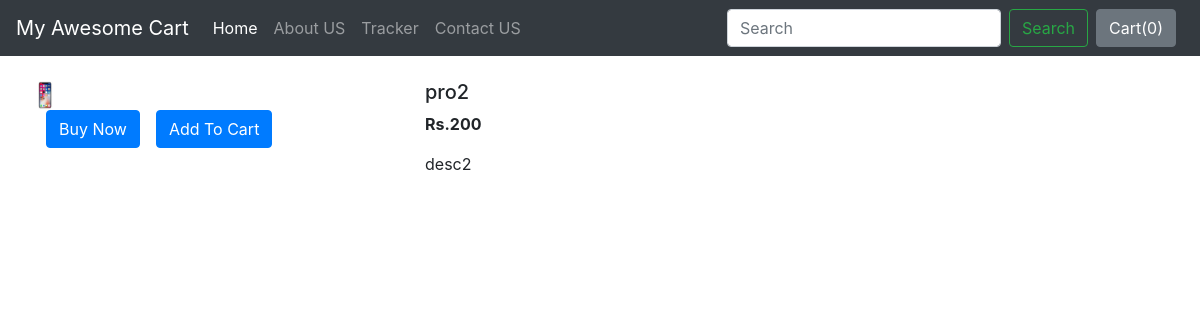
Screenshot of /shop/products/2 with the database file from the repository.
### shop/models.py (models this page shows)
class Product(models.Model):
    product_id=models.AutoField
    product_name=models.CharField(max_length=50)
    category=models.CharField(max_length=50,default="")
    sub_category=models.CharField(max_length=50,default="")
    price=models.IntegerField(default=0)
    desc=models.CharField(max_length=300)
    pub_date=models.DateField()
    image=models.ImageField(upload_to="shop/images",default="")
    def __str__(self):
        return  self.product_name

### shop/views.py (the view)
# urls.py: path("products/<int:myid>", views.productView, name="ProductView"),
def productView(request,myid):
    product=Product.objects.filter(id=myid)
    print(product)
    return render(request,'shop/prodView.html',{'product':product[0]})

### shop/templates/shop/prodView.html (shortened to what this page needs)
{% extends 'shop/basic.html' %}
{% block body %}
<div class="container my-4">
    <div class="row">
        <div class="col-md-4">
            <div class="row">
                <img src="/media//{{product.image}}" width="auto" height="30    0px" alt="">
            </div>
            <div class="row">
                <button class="btn btn-primary mx-3">Buy Now</button>
                <button class="btn btn-primary">Add To Cart</button>
            </div>
        </div>
        <div class="col-md-8">
            <h5>{{product.product_name}}</h5>
            <p><b>Rs.{{product.price}}</b></p>
            <p>{{product.desc}}</p>
        </div>
    </div>
</div>
{% endblock %}

### rows the page displays
Product: image (picture), product_name "pro2", price "200", desc "desc2"
